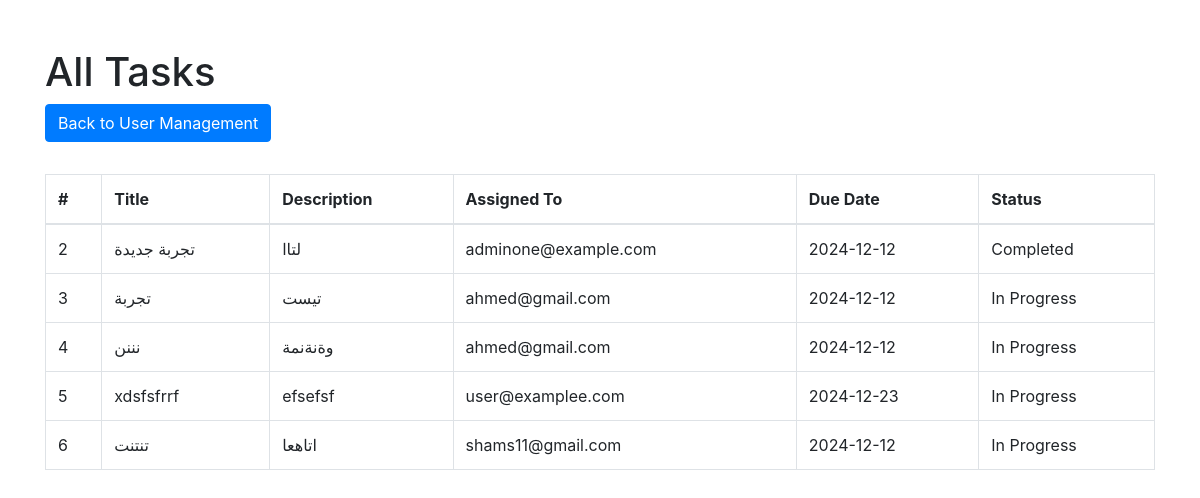
Page /task/all_tasks (signed in) on the committed database.
### models/task_model.py (models this page shows, shortened)
class Task(db.Model):
    __tablename__ = 'tasks'  # اسم الجدول في قاعدة البيانات
    id = db.Column(db.Integer, primary_key=True)  # العمود الأساسي (primary key)
    title = db.Column(db.String(120))
    description = db.Column(db.Text)
    assigned_to = db.Column(db.String(120))
    status = db.Column(db.String(50))
    created_by = db.Column(db.String(120))
    due_date = db.Column(db.DateTime)
    created_at = db.Column(db.DateTime, default=datetime.utcnow)
    @staticmethod
    def get_all_tasks():
        return Task.query.all()

### routes/task_routes.py (the view)
@task_bp.route('/all_tasks')
@admin_required
def view_all_tasks():
    tasks = Task.get_all_tasks()
    return render_template('all_tasks.html', tasks=tasks)

### app.py (called while the page is built)
@login_manager.user_loader
def load_user(user_id):
    user = User.query.filter_by(email=user_id).first()
    return user

### helper.py (called while the page is built)
def admin_required(f):
    @wraps(f)
    def decorated_function(*args, **kwargs):
        if not current_user.is_authenticated or current_user.role != 'admin':
            abort(403)  # عرض صفحة خطأ 403
        return f(*args, **kwargs)
    return decorated_function

### templates/all_tasks.html (shortened to what this page needs)
<!DOCTYPE html>
<html lang="en">
<head>
    <link rel="stylesheet" href="https://stackpath.bootstrapcdn.com/bootstrap/4.5.2/css/bootstrap.min.css">
</head>
<body>
    <div class="container">
        <h1 class="mt-5">All Tasks</h1>
        <a href="{{ url_for('admin.manage_users') }}" class="btn btn-primary mb-3">Back to User Management</a>
        <table class="table table-bordered mt-3">
            <thead>
                <tr>
                    <th>#</th>
                    <th>Title</th>
                    <th>Description</th>
                    <th>Assigned To</th>
                    <th>Due Date</th>
                    <th>Status</th>
                </tr>
            </thead>
            <tbody>
                {% for task in tasks %}
                <tr>
                    <td>{{ task.id }}</td>
                    <td>{{ task.title }}</td>
                    <td>{{ task.description }}</td>
                    <td>{{ task.assigned_to }}</td>
                    <td>{{ task.due_date.strftime('%Y-%m-%d') }}</td>
                    <td>{{ task.status }}</td>
                </tr>
                {% endfor %}
            </tbody>
        </table>
    </div>
</body>
</html>

### rows in the picture
Task: id "2", title "تجربة جديدة", description "لتاا", assigned_to "adminone@example.com", due_date "2024-12-12", status "Completed"
Task: id "3", title "تجربة", description "تيست", assigned_to "ahmed@gmail.com", due_date "2024-12-12", status "In Progress"
Task: id "4", title "نننن", description "وةنةنمة", assigned_to "ahmed@gmail.com", due_date "2024-12-12", status "In Progress"
Task: id "5", title "xdsfsfrrf", description "efsefsf", assigned_to "user@examplee.com", due_date "2024-12-23", status "In Progress"
Task: id "6", title "تنتنت", description "اتاهعا", assigned_to "shams11@gmail.com", due_date "2024-12-12", status "In Progress"
